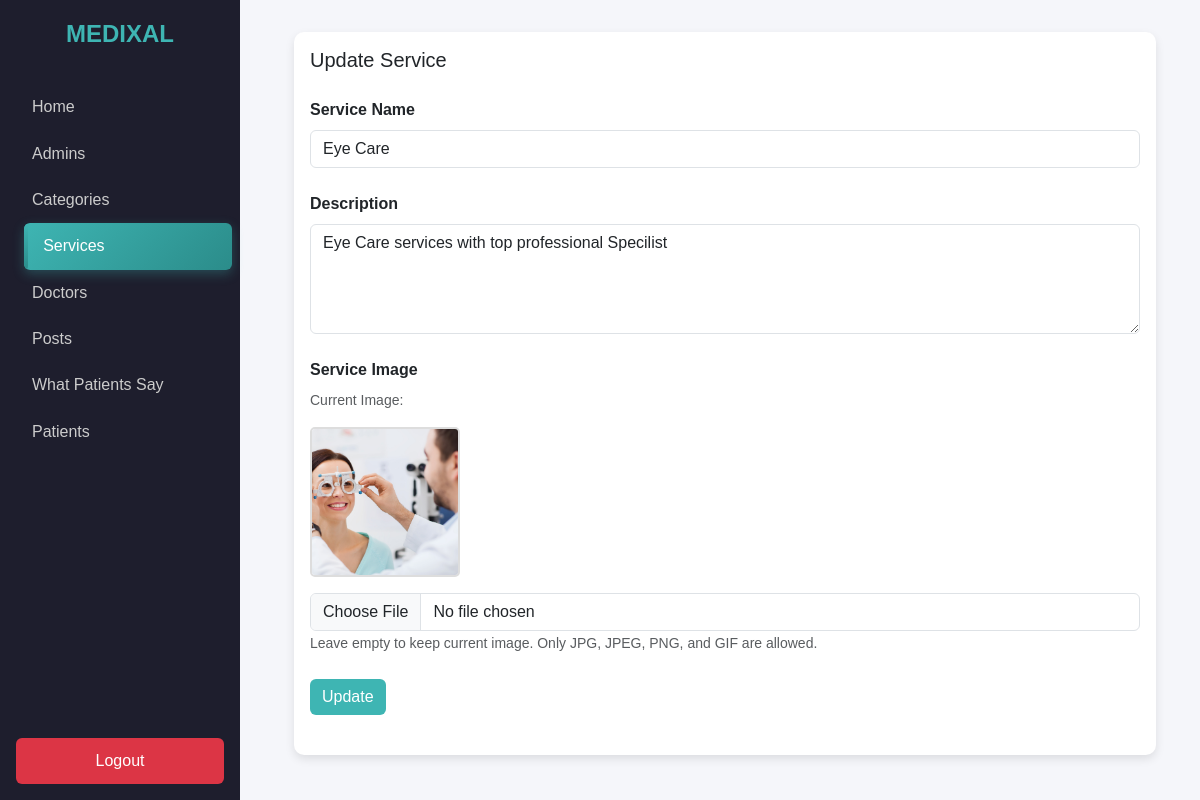
The page /admin-panel/services-admins/update-service.php?upd_id=6 (signed in) on the database its author committed.
### tables this page shows
CREATE TABLE IF NOT EXISTS `services` (
  `id` int NOT NULL AUTO_INCREMENT,
  `service_name` varchar(255) NOT NULL,
  `description` varchar(255) NOT NULL,
  `image` varchar(255) NOT NULL,
  `created_at` datetime NOT NULL DEFAULT CURRENT_TIMESTAMP ON UPDATE CURRENT_TIMESTAMP,
  PRIMARY KEY (`id`)
);

### admin-panel/services-admins/update-service.php (the view, shortened to what this page needs)
<?php
require_once "../../includes/dbh.php";
$service = null;
if (isset($_GET["upd_id"])) {
    $id = $_GET["upd_id"];
    $select = "SELECT * FROM services WHERE id = :id";
    $statement = $db->prepare($select);
    $statement->bindParam(":id", $id);
    $statement->execute();
    $service = $statement->fetch(PDO::FETCH_OBJ);
}
?>
<!DOCTYPE html>
<html lang="en">
<head>
    <link href="https://cdn.jsdelivr.net/npm/bootstrap@5.3.3/dist/css/bootstrap.min.css" rel="stylesheet">
</head>
<body>
<div id="wrapper">
    <div class="sidebar">
      <div class="logo">MEDIXAL</div>
      <a href="../index.php">Home</a>
      <a href="../admins/admins.php">Admins</a>
      <a href="../categories-admins/show-categories.php">Categories</a>
      <a href="show-services.php" class="active">Services</a>
      <a href="../doctor-admins/show-doctors.php">Doctors</a>
      <a href="../testimony-admins/show-posts.php">Posts</a>
      <a href="../patients-say-admins/show-testimonials.php">What Patients Say</a>
      <a href="../patients-admins/show-patients.php">Patients</a>
      <?php if(isset($_SESSION["admin_name"])) : ?>
      <a href="../logout.php" class="logout text-white">Logout</a>
      <?php else: ?>
      <a href="../admins/login-admins.php" class="logout text-white">Login</a>
      <?php endif; ?>
    </div>
    <div class="main-content">
    <div class="container-fluid">
       <div class="row">
        <div class="col">
          <div class="card">
            <div class="card-body">
              <h5 class="card-title mb-5 d-inline">Update Service</h5>
          <form method="POST" action="" enctype="multipart/form-data">
                <div class="form-outline mb-4 mt-4">
                  <label for="service-name" class="form-label fw-bold">Service Name</label>
                  <input type="text" name="name" id="service-name" class="form-control" placeholder="Service name" value="<?php echo htmlspecialchars($service->service_name ?? ''); ?>" required />
                </div>
                <div class="form-outline mb-4">
                  <label for="description" class="form-label fw-bold">Description</label>
                  <textarea name="description" id="description" class="form-control" rows="4" placeholder="Service description" required><?php echo htmlspecialchars($service->description ?? ''); ?></textarea>
                </div>
                <div class="form-outline mb-4">
                  <label for="image-upload" class="form-label fw-bold">Service Image</label>
                  <?php if (!empty($service->image)): ?>
                    <div class="mb-2">
                      <p class="text-muted small">Current Image:</p>
                      <img src="../uploads/services/<?php echo htmlspecialchars($service->image); ?>"
                           alt="Current service image"
                           width="150" height="150"
                           style="object-fit: cover; border-radius: 5px; border: 2px solid #ddd;"
                           class="mb-2">
                    </div>
                  <?php endif; ?>
                  <input type="file" name="img" id="image-upload" class="form-control" accept="image/jpeg,image/jpg,image/png,image/gif">
                  <small class="form-text text-muted">Leave empty to keep current image. Only JPG, JPEG, PNG, and GIF are allowed.</small>
                </div>
                <button type="submit" name="submit" class="btn btn-primary  mb-4 text-center">Update</button>
              </form>
            </div>
          </div>
        </div>
      </div>
  </div>
</body>
</html>

### admin-panel/services-admins/update-service.php (style rules this page uses)
body { font-family: "Poppins", sans-serif; background-color: #f5f6fa; margin: 0; padding: 0; }
.sidebar { position: fixed; top: 0; left: 0; height: 100vh; width: 240px; background-color: #1e1e2d; color: #fff; display: flex; flex-direction: column; align-items: start; padding: 1rem; }
.sidebar .logo { font-size: 1.5rem; font-weight: 700; margin-bottom: 2rem; text-transform: uppercase; color: #3eb5b3; display: block; width: 100%; text-align: center; }
.sidebar a { color: #ccc; text-decoration: none; display: block; width: 100%; padding: 0.7rem 1rem; border-radius: 6px; transition: all 0.3s cubic-bezier(0.4, 0, 0.2, 1); position: relative; overflow: hidden; }
.sidebar a::before { content: ""; position: absolute; left: 0; top: 0; bottom: 0; width: 4px; background: linear-gradient(180deg, #3eb5b3, #2b8c8a); transform: scaleY(0); transition: transform 0.3s cubic-bezier(0.4, 0, 0.2, 1); border-radius: 0 4px 4px 0; }
.sidebar a:hover, .sidebar a.active { background: linear-gradient(135deg, #3eb5b3, #2b8c8a); color: #fff; transform: translateX(8px); box-shadow: 0 4px 12px rgba(62, 181, 179, 0.3); padding-left: 1.2rem; }
.sidebar a:hover::before, .sidebar a.active::before { transform: scaleY(1); }
.sidebar .logout { margin-top: auto; background-color: #dc3545; text-align: center; border-radius: 6px; transition: all 0.3s cubic-bezier(0.4, 0, 0.2, 1); }
.main-content { margin-left: 250px; padding: 2rem; }
.card { border: none; border-radius: 10px; box-shadow: 0 4px 10px rgba(0,0,0,0.1); transition: all 0.3s cubic-bezier(0.4, 0, 0.2, 1); }
.btn-primary { background-color: #3eb5b3; border: none; transition: all 0.3s cubic-bezier(0.4, 0, 0.2, 1); position: relative; overflow: hidden; }
.btn-primary::before { content: ""; position: absolute; top: 50%; left: 50%; width: 0; height: 0; border-radius: 50%; background: rgba(255, 255, 255, 0.2); transform: translate(-50%, -50%); transition: width 0.6s ease, height 0.6s ease; }
button { border: none; color: #fff; background-color: #dc3545; border-radius: 5px; padding: 5px 20px; transition: all 0.3s cubic-bezier(0.4, 0, 0.2, 1); position: relative; overflow: hidden; }
.form-control { transition: all 0.3s cubic-bezier(0.4, 0, 0.2, 1); }
.form-outline img { transition: all 0.3s cubic-bezier(0.4, 0, 0.2, 1); cursor: pointer; }

### rows shown on the page
services: name "Eye Care", description "Eye Care services with top professional Specilist", image (picture)
